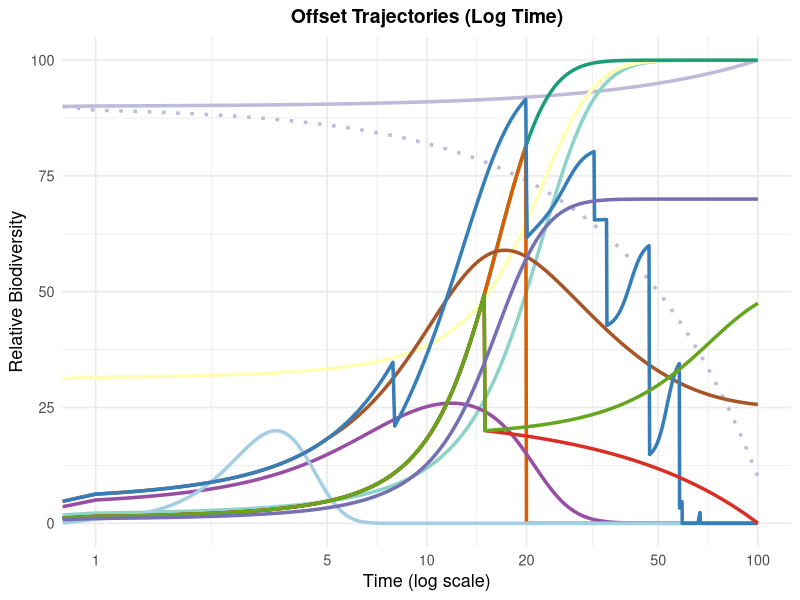
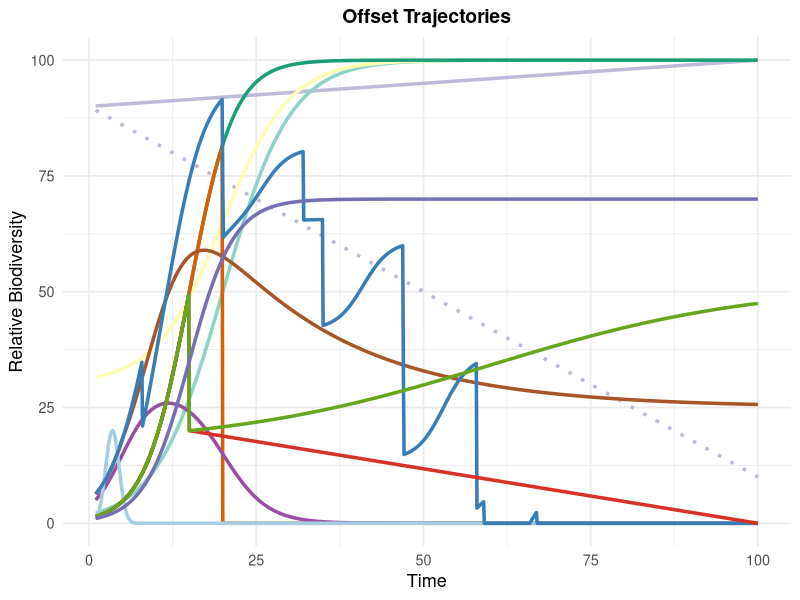
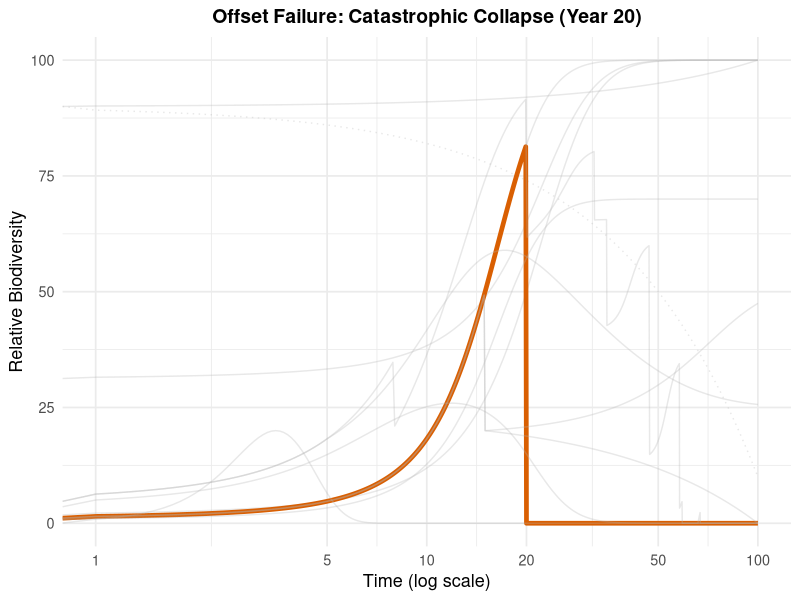

Recreate these plots in R, in order.
# =============================
# Biodiversity Offset Trajectory Plot Script
# =============================

# Load packages
library(ggplot2)   # plotting
library(dplyr)     # data manipulation
library(scales)    # scaling axes
library(purrr)     # iteration over scenarios
library(here)      # relative file paths

#-----------------------------
# Global settings
#-----------------------------

# Time vector
time <- seq(0, 100, by = 0.1)

# Logistic growth function
s_sigmoid <- function(t, K = 100, r = 0.3, t0 = 15) {
  K / (1 + exp(-r * (t - t0)))
}

#-----------------------------
# Generate scenario trajectories
#-----------------------------
generate_trajectory <- function(name, biodiversity_func) {
  data.frame(
    time = time,
    biodiversity = biodiversity_func(time),
    scenario = name
  )
}

#-----------------------------
# Define offset scenarios
#-----------------------------

#-----------------------------
# Custom scenarios with multiple types
#-----------------------------

# Avoided Loss: actual vs. counterfactual
avoided_loss_actual <- generate_trajectory("Avoided Loss", function(t) {
  90 + (10 / max(t)) * t  # linear increase from 90 to 100 over 100 time units
}) %>%
  mutate(type = "Actual")

avoided_loss_counterfactual <- generate_trajectory("Avoided Loss", function(t) {
  pmax(0, 90 - 0.8 * t)
}) %>%
  mutate(type = "Counterfactual")

scenario_list <- list(
  
  # Habitat creation: starts at 0, rises to a cap
  generate_trajectory("Habitat Creation", function(t) {
    pmin(s_sigmoid(t, K = 100, r = 0.2, t0 = 20), 100)
  }),
  
  # Habitat restoration: starts above 0 (e.g., 30), and rises toward a higher asymptote
  generate_trajectory("Habitat Restoration", function(t) {
    base <- 30
    increment <- s_sigmoid(t, K = 70, r = 0.2, t0 = 20)
    pmin(base + increment, 100)
  }),

  generate_trajectory("Ideal Offset (max = 100)", function(t) pmin(s_sigmoid(t), 100)),
  generate_trajectory("Offset with Limited Gains (max = 70)", function(t) pmin(s_sigmoid(t, K = 70), 70)),
  generate_trajectory("Offset Failure: Catastrophic Collapse (Year 20)", function(t) {
    traj <- pmin(s_sigmoid(t), 100)
    traj[t >= 20] <- 0
    traj
  }),
  generate_trajectory("Offset Shock: Fire with Partial Recovery", function(t) {
    fire_time <- 15; drop_value <- 20
    rise <- pmin(s_sigmoid(t), 100)
    t_rise <- t[t < fire_time]
    values_rise <- rise[t < fire_time]
    values_drop <- drop_value
    t_recovery <- t[t > fire_time]
    recovery_base <- 35 / (1 + exp(-0.05 * (t_recovery - 60)))
    offset <- drop_value - recovery_base[1]
    values_recovery <- recovery_base + offset
    c(values_rise, values_drop, values_recovery)
  }),
  generate_trajectory("Offset Shock: Fire with No Recovery", function(t) {
    fire_time <- 15; drop_value <- 20
    rise <- pmin(s_sigmoid(t), 100)
    t_rise <- t[t < fire_time]
    values_rise <- rise[t < fire_time]
    t_decline <- t[t > fire_time]
    slope <- drop_value / (100 - fire_time)
    values_decline <- pmax(0, drop_value - slope * (t_decline - fire_time))
    c(values_rise, drop_value, values_decline)
  }),
  generate_trajectory("Offset Failure: Transitory Gain (Peak at Year 3.5)", function(t) {
    bell <- 20 * exp(-((t - 3.5)^2) / (2 * 1^2))
    bell[t > 7] <- 0
    bell
  }),
  generate_trajectory("Offset Failure: Early Gain Then Collapse", function(t) {
    rise <- 30 / (1 + exp(-0.4 * (t - 5)))
    decay <- 1 / (1 + exp(0.3 * (t - 20)))
    trajectory <- rise * decay
    trajectory[t > 50] <- 0
    trajectory
  }),
  generate_trajectory("Offset Risk: Amplified Storm Frequency with Recovery", function(t) {
    initial <- 100 / (1 + exp(-0.3 * (t - 10)))
    biodiv <- initial
    storm_times <- c(8, 20, 35, 47, 58, 67, 75, 82, 88)
    drop_depths <- seq(15, 50, length.out = length(storm_times))
    recovery_duration <- 12
    
    for (i in seq_along(storm_times)) {
      drop_idx <- which.min(abs(t - storm_times[i]))
      recovery_end <- which.min(abs(t - (storm_times[i] + recovery_duration)))
      biodiv[drop_idx:length(biodiv)] <- biodiv[drop_idx:length(biodiv)] - drop_depths[i]
      if (recovery_end > drop_idx) {
        recovery_t <- t[drop_idx:recovery_end]
        recovery_curve <- (drop_depths[i] * 0.8) / (1 + exp(-0.5 * (recovery_t - (storm_times[i] + recovery_duration / 2))))
        biodiv[drop_idx:recovery_end] <- biodiv[drop_idx:recovery_end] + recovery_curve
      }
    }
    pmax(biodiv, 0)
  }),
  generate_trajectory("Offset Failure: Invasive Species After Management Ends", function(t) {
    management_end <- 5; final_value <- 25
    rise <- 100 / (1 + exp(-0.3 * (t - 10)))
    decay_multiplier <- rep(1, length(t))
    decay_start <- which(t > management_end)
    
    if (length(decay_start) > 0) {
      decay_curve <- exp(-0.05 * (t[decay_start] - management_end))
      target_drop <- 1 - final_value / 100
      decay_multiplier[decay_start] <- (1 - target_drop) + target_drop * decay_curve
    }
    rise * decay_multiplier
  })
)

# Tag all with type actual
scenario_list <- map(scenario_list, ~ mutate(.x, type = "Actual"))

# Combine all scenarios into one dataframe
df_all <- bind_rows(scenario_list, avoided_loss_actual, avoided_loss_counterfactual)

#-----------------------------
# Define Colors
#-----------------------------
offset_colors <- c(
  "Ideal Offset (max = 100)" = "#1b9e77",
  "Offset with Limited Gains (max = 70)" = "#7570b3",
  "Offset Failure: Catastrophic Collapse (Year 20)" = "#d95f02",
  "Offset Shock: Fire with Partial Recovery" = "#66a61e",
  "Offset Shock: Fire with No Recovery" = "#d73027",
  "Offset Failure: Transitory Gain (Peak at Year 3.5)" = "#a6cee3",
  "Offset Failure: Early Gain Then Collapse" = "#984ea3",
  "Offset Risk: Amplified Storm Frequency with Recovery" = "#377eb8",
  "Offset Failure: Invasive Species After Management Ends" = "#a65628"
)

# Fill in missing colors automatically
missing_colors <- setdiff(unique(df_all$scenario), names(offset_colors))
if (length(missing_colors) > 0) {
  auto_colors <- RColorBrewer::brewer.pal(max(3, length(missing_colors)), "Set3")
  names(auto_colors) <- missing_colors
  offset_colors <- c(offset_colors, auto_colors[missing_colors])
}

#-----------------------------
# Plot Function
#-----------------------------
plot_offset_trajectories <- function(df, log_scale = TRUE, facet = FALSE, focal = NULL, show_title = TRUE) {
  scenarios <- unique(df$scenario)
  color_vals <- if (!is.null(focal)) setNames(ifelse(scenarios == focal, offset_colors[focal], "gray70"), scenarios) else offset_colors
  alpha_vals <- if (!is.null(focal)) setNames(ifelse(scenarios == focal, 1, 0.3), scenarios) else setNames(rep(1, length(scenarios)), scenarios)
  linewidth_vals <- if (!is.null(focal)) setNames(ifelse(scenarios == focal, 1.6, 0.5), scenarios) else setNames(rep(1.2, length(scenarios)), scenarios)
  
  p <- ggplot(df, aes(x = time, y = biodiversity, color = scenario, alpha = scenario, linewidth = scenario, linetype = type)) +
    geom_line(show.legend = FALSE) +
    scale_color_manual(values = color_vals) +
    scale_alpha_manual(values = alpha_vals) +
    scale_linewidth_manual(values = linewidth_vals) +
    scale_linetype_manual(values = c("Actual" = "solid", "Counterfactual" = "dotted"), guide = "none") +
    labs(
      title = if (show_title) {
        if (!is.null(focal)) focal else if (log_scale) "Offset Trajectories (Log Time)" else "Offset Trajectories"
      } else NULL,
      x = if (log_scale) "Time (log scale)" else "Time",
      y = "Relative Biodiversity"
    ) +
    theme_minimal(base_size = 13) +
    theme(
      plot.title = element_text(face = "bold", size = 14, hjust = 0.5),
      legend.position = if (facet) "none" else "bottom"
    )
  
  p <- p + if (facet) facet_wrap(~scenario, ncol = 2) else NULL
  p <- p + if (log_scale) scale_x_log10(limits = c(1, 100), breaks = c(1, 5, 10, 20, 50, 100)) else scale_x_continuous(limits = c(1, 100))
  
  p
}

#-----------------------------
# Preview plots
#-----------------------------
# View a combined plot (log scale)
print(plot_offset_trajectories(df_all, log_scale = TRUE, show_title = TRUE))

# View a combined plot (linear scale)
print(plot_offset_trajectories(df_all, log_scale = FALSE, show_title = TRUE))

# Preview a single scenario highlight
print(plot_offset_trajectories(df_all, log_scale = TRUE, focal = "Offset Failure: Catastrophic Collapse (Year 20)", show_title = TRUE))

#-----------------------------
# Export plots
#-----------------------------

# # Export individual scenario plots (highlighted)
# walk(unique(df_all$scenario), function(s) {
#   plot <- plot_offset_trajectories(df_all, log_scale = TRUE, focal = s, show_title = FALSE)
#   file_name <- paste0("highlight_", gsub("[^a-zA-Z0-9]", "_", s), ".png")
#   ggsave(here("output", "figures", file_name), plot, width = 8, height = 5, dpi = 300)
# })
# 
# # Export combined plots
# ggsave(here("output", "figures", "all_scenarios_log.png"),
#        plot_offset_trajectories(df_all, log_scale = TRUE, show_title = FALSE),
#        width = 8, height = 5, dpi = 300)
# 
# ggsave(here("output", "figures", "all_scenarios_linear.png"),
#        plot_offset_trajectories(df_all, log_scale = FALSE, show_title = FALSE),
#        width = 8, height = 5, dpi = 300)
